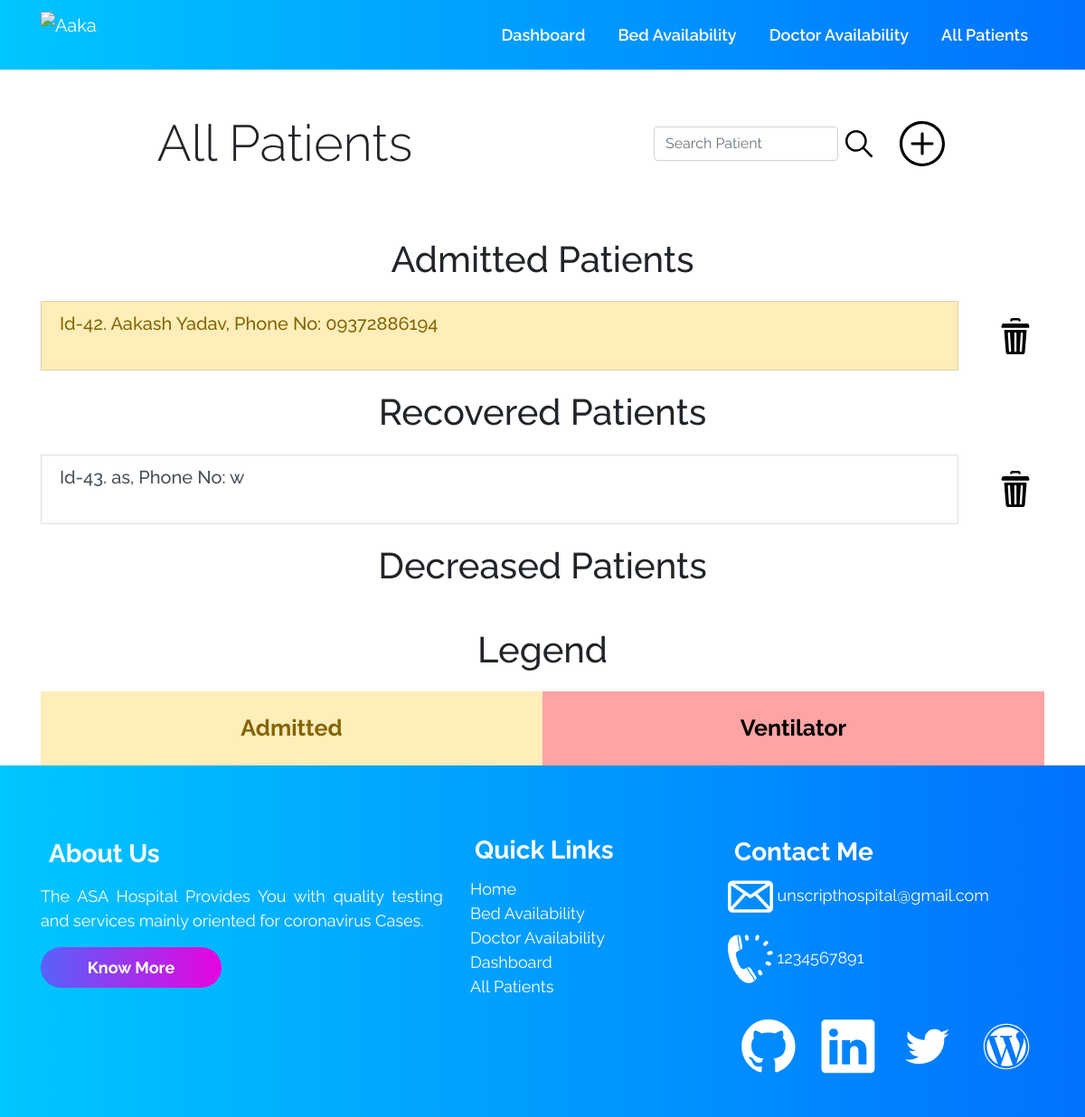
/allpatients/, run on an earlier commit of the app's database.
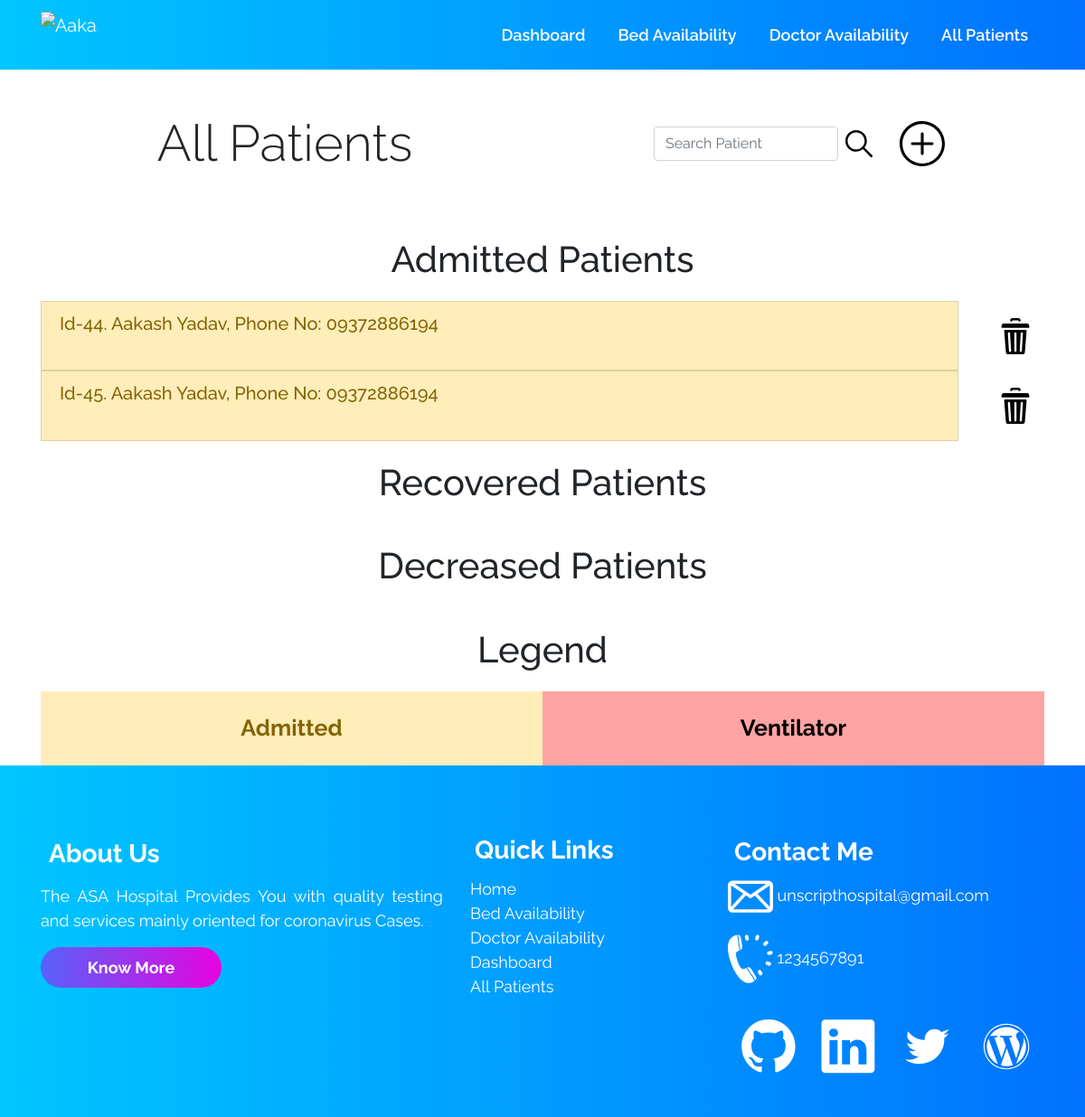
And on a later commit of the database.
### accounts/models.py (models this page shows, shortened)
class Patient (models.Model):
    patient_id = models.AutoField(primary_key=True)
    name = models.CharField(max_length=100)
    age = models.IntegerField()
    GENDERS = (
        (u'M', u'Male'),
        (u'F', u'Female'),
        (u'T', u'Transgender'),
        (u'O', u'Others'),
    )
    gender = models.CharField(max_length=2, null=True,
                              choices=GENDERS, default='M')
    phone = models.CharField(max_length=13)
    address = models.TextField(max_length=100)
    email_id = models.EmailField(max_length=254)
    date_admitted = models.DateField(auto_now=False, auto_now_add=False)
    oxygen_level = models.IntegerField(default=90)
    temperature = models.IntegerField(default=97)
    decreased = models.BooleanField(default=False)
    recovered = models.BooleanField(default=False)
    doctor = models.ForeignKey(Doctor, on_delete=models.CASCADE, default="")
    covid_test_result = models.ForeignKey(
        Result, on_delete=models.CASCADE, default="")
    room_no_and_bed_no = models.ForeignKey(
        Room, on_delete=models.CASCADE, default="")

### accounts/views.py (the view)
# urls.py: path("allpatients/", views.allpatients, name='allPatients'),
def allpatients(request):
    all_patients_query_set = Patient.objects.all()
    context = {
        'all_patients_query_set': all_patients_query_set
    }
    return render(request, 'allpatients.html', context)

### templates/allpatients.html (shortened to what this page needs)
{% extends 'innerbase.html' %}
{% load static %}
{% block cssLinks %}
<link rel="stylesheet" href="{% static 'css/bed.css' %}">
<link rel="stylesheet" href="{% static 'css/allpatients.css' %}">
{% endblock %}
{% block body %}
<div class="container">
    <div class="row">
        <div class="col-md-6 ">
            <h1 class="text-center my-5 header display-4">All Patients</h1>
        </div>
        <div class="col-md-4 d-flex align-items-center  flex-row-reverse">
            <form class="form-inline" action="/search" method="POST">
                <input class="form-control mr-sm-2" name="name" type="search" placeholder="Search Patient"
                    aria-label="Search" />
                <button type="submit" style="background-color: #ffffff00;border:none;">
                    <img src="{% static '/icons/search-icon.svg' %}" width="30px" alt="search button">
                </button>
            </form>
        </div>
        <div class="col-md-2  d-flex align-items-center">
            <a href="/addpatient">
                <img src="{% static '/icons/plus.svg' %}" height="50px" alt="Add the patient">
            </a>
        </div>
    </div>
    <ul class="list-group">
        <h1 class="text-center heading">Admitted Patients</h1>
        {% for patient in all_patients_query_set %}
        {% if patient.decreased %}
        {% elif patient.recovered %}
        {% else %}
        <div class="row">
            <div class="col-11"><a href="/patients/{{patient.patient_id}}" style="text-decoration: none;">
                    <li
                        class="list-group-item list-group-item-action {% if patient.room_no_and_bed_no.occupied %} list-group-item-warning  {% endif %} {% if patient.room_no_and_bed_no.ventilator %} list-group-item-danger {% endif %}">
                        <h5>Id-{{patient.patient_id}}. {{patient.name}}, Phone No: {{patient.phone}}</h5>
                    </li>
                </a></div>
            <div class="col-1 text-center align-self-center">
                <a href="/deletePatient/{{patient.patient_id}}">
                    <img src="{% static '/icons/delete.svg' %}" class="hover-item" width="40px" alt="Delete">
                </a>
            </div>
        </div>
        {% endif %}
        {% empty %}
        <li class="list-group-item list-group-item-action">NO PATIENTS IN DATABASE</li>
        {% endfor %}
        <h1 class="text-center heading">Recovered Patients</h1>
        {% for patient in all_patients_query_set %}
        {% if patient.recovered %}
        <div class="row">
            <div class="col-11"><a href="/patients/{{patient.patient_id}}" style="text-decoration: none;">
                    <li class="list-group-item list-group-item-action ">
                        <h5>Id-{{patient.patient_id}}. {{patient.name}}, Phone No: {{patient.phone}}</h5>
                    </li>
                </a></div>
            <div class="col-1 text-center align-self-center">
                <a href="/deletePatient/{{patient.patient_id}}">
                    <img src="{% static '/icons/delete.svg' %}" class="hover-item" width="40px" alt="Delete">
                </a>
            </div>
        </div>
        {% endif %}
        {% empty %}
        <li class="list-group-item list-group-item-action">NO PATIENTS IN DATABASE</li>
        {% endfor %}
        <h1 class="text-center heading">Decreased Patients</h1>
    </ul>
</div>
<div class="container">
    <h1 class="text-center heading-legend">Legend</h1>
    <div class="container">
        <div class="row text-center">
            <div class="col yellow list-group-item-warning  ">
                Admitted
            </div>
            <div class="col red">
                Ventilator
            </div>
        </div>
    </div>
</div>
{% endblock %}

What changed in the data, as far as the page shows it:
removed Patient: patient_id "42", name "Aakash Yadav", phone "09372886194", decreased False (drawn), shown under "Admitted Patients"
removed Patient: patient_id "43", name "as", phone "w", recovered True (drawn), shown under "Recovered Patients"
added Patient: patient_id "44", name "Aakash Yadav", phone "09372886194", decreased False (drawn), shown under "Admitted Patients"
added Patient: patient_id "45", name "Aakash Yadav", phone "09372886194", decreased False (drawn), shown under "Admitted Patients"
